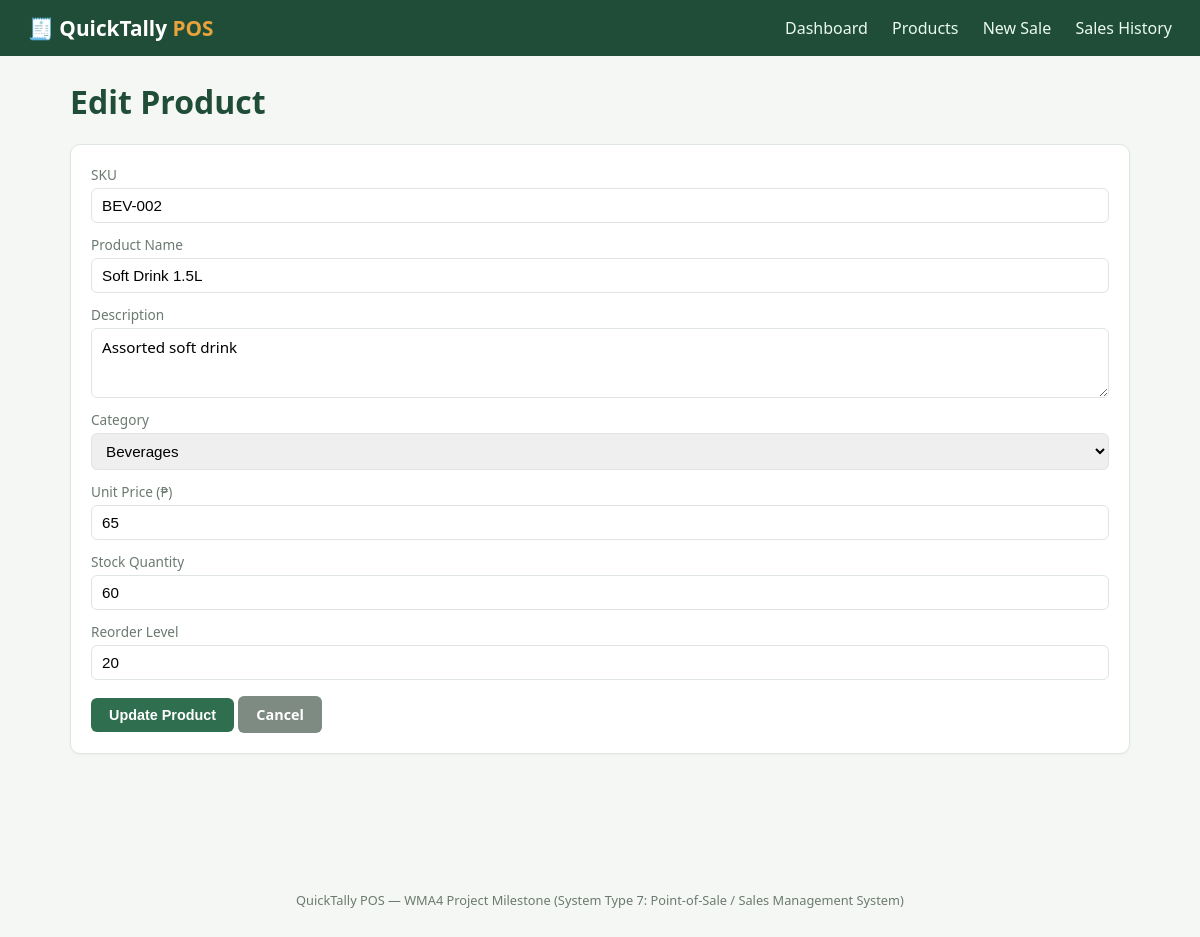
The page /product_form.php?id=2 on the database its author committed.
### tables this page shows
CREATE TABLE products (
    product_id      INT AUTO_INCREMENT PRIMARY KEY,
    category_id     INT NOT NULL,
    sku             VARCHAR(30) NOT NULL UNIQUE,
    product_name    VARCHAR(150) NOT NULL,
    description     VARCHAR(255) DEFAULT NULL,
    unit_price      DECIMAL(10,2) NOT NULL,
    stock_quantity  INT NOT NULL DEFAULT 0,
    reorder_level   INT NOT NULL DEFAULT 10,
    created_at      TIMESTAMP DEFAULT CURRENT_TIMESTAMP,
    updated_at      TIMESTAMP DEFAULT CURRENT_TIMESTAMP ON UPDATE CURRENT_TIMESTAMP,
    CONSTRAINT fk_products_category
        FOREIGN KEY (category_id) REFERENCES categories(category_id)
        ON UPDATE CASCADE ON DELETE RESTRICT
);

CREATE TABLE categories (
    category_id     INT AUTO_INCREMENT PRIMARY KEY,
    category_name   VARCHAR(100) NOT NULL UNIQUE,
    description     VARCHAR(255) DEFAULT NULL,
    created_at      TIMESTAMP DEFAULT CURRENT_TIMESTAMP
);

### classes/Product.php (called while the page is built, shortened)
<?php
class Product extends BaseModel
{
    private int $categoryId;
    private string $sku;
    private string $productName;
    private ?string $description;
    private float $unitPrice;
    private int $stockQuantity;
    private int $reorderLevel;
    public function __construct(
        ?int $productId = null,
        int $categoryId = 0,
        string $sku = '',
        string $productName = '',
        ?string $description = null,
        float $unitPrice = 0.0,
        int $stockQuantity = 0,
        int $reorderLevel = 10
    ) {
        $this->categoryId    = $categoryId;
        $this->sku           = $sku;
        $this->productName   = $productName;
        $this->description   = $description;
        $this->unitPrice     = $unitPrice;
        $this->stockQuantity = $stockQuantity;
        $this->reorderLevel  = $reorderLevel;
    }
    public function getCategoryId(): int { return $this->categoryId; }
    public function getSku(): string { return $this->sku; }
    public function getProductName(): string { return $this->productName; }
    public function getDescription(): ?string { return $this->description; }
    public function getUnitPrice(): float { return $this->unitPrice; }
    public function getStockQuantity(): int { return $this->stockQuantity; }
    public function getReorderLevel(): int { return $this->reorderLevel; }
    public static function findById(int $id): ?self
    {
        $db = Database::getConnection();
        $stmt = $db->prepare(
            'SELECT p.*, c.category_name FROM products p
              JOIN categories c ON c.category_id = p.category_id
             WHERE p.product_id = :id'
        );
        $stmt->execute([':id' => $id]);
        $row = $stmt->fetch();
        return $row ? self::hydrate($row) : null;
    }
    private static function hydrate(array $row): self
    {
        $product = new self(
            (int) $row['product_id'],
            (int) $row['category_id'],
            $row['sku'],
            $row['product_name'],
            $row['description'],
            (float) $row['unit_price'],
            (int) $row['stock_quantity'],
            (int) $row['reorder_level']
        );
        if (isset($row['category_name'])) {
            $product->categoryName = $row['category_name'];
        }
        return $product;
    }
}

### classes/Database.php (called while the page is built, shortened)
<?php
class Database
{
    private static ?PDO $instance = null;
    public static function getConnection(): PDO
    {
        if (self::$instance === null) {
            try {
                $dsn = 'mysql:host=' . DB_HOST . ';dbname=' . DB_NAME . ';charset=utf8mb4';
                self::$instance = new PDO($dsn, DB_USER, DB_PASS, [
                    PDO::ATTR_ERRMODE            => PDO::ERRMODE_EXCEPTION,
                    PDO::ATTR_DEFAULT_FETCH_MODE => PDO::FETCH_ASSOC,
                    PDO::ATTR_EMULATE_PREPARES   => false,
                ]);
            } catch (PDOException $e) {
                die('Database connection failed: ' . htmlspecialchars($e->getMessage()));
            }
        }
        return self::$instance;
    }
}

### classes/Category.php (called while the page is built, shortened)
<?php
class Category extends BaseModel
{
    private ?int $categoryId;
    private string $categoryName;
    public function __construct(?int $categoryId = null, string $categoryName = '', ?string $description = null)
    {
        $this->categoryId = $categoryId;
        $this->categoryName = $categoryName;
    }
    public function getCategoryId(): ?int
    {
        return $this->categoryId;
    }
    public function getCategoryName(): string
    {
        return $this->categoryName;
    }
    public static function findAll(): array
    {
        $db = Database::getConnection();
        $stmt = $db->query('SELECT * FROM categories ORDER BY category_name ASC');
        $rows = $stmt->fetchAll();
        $categories = [];
        foreach ($rows as $row) {
            $categories[] = new self((int) $row['category_id'], $row['category_name'], $row['description']);
        }
        return $categories;
    }
}

### product_form.php (the view, shortened to what this page needs)
<?php
require_once __DIR__ . '/classes/Product.php';
require_once __DIR__ . '/classes/Category.php';
$id = isset($_GET['id']) ? (int) $_GET['id'] : (isset($_POST['id']) ? (int) $_POST['id'] : null);
$isEdit = $id !== null && $id > 0;
$categories = Category::findAll();
$form = [
    'sku' => '', 'product_name' => '', 'description' => '',
    'category_id' => $categories[0]->getCategoryId() ?? 0,
    'unit_price' => '', 'stock_quantity' => '', 'reorder_level' => 10,
];
if ($isEdit && $_SERVER['REQUEST_METHOD'] !== 'POST') {
    $existing = Product::findById($id);
    $form = [
        'sku' => $existing->getSku(),
        'product_name' => $existing->getProductName(),
        'description' => $existing->getDescription() ?? '',
        'category_id' => $existing->getCategoryId(),
        'unit_price' => $existing->getUnitPrice(),
        'stock_quantity' => $existing->getStockQuantity(),
        'reorder_level' => $existing->getReorderLevel(),
    ];
}
require __DIR__ . '/includes/header.php';
?>
<h1><?= $isEdit ? 'Edit Product' : 'Add New Product' ?></h1>
<div class="card">
    <form method="post" action="product_form.php">
        <div class="field" style="margin-bottom:12px;">
            <label for="sku">SKU</label>
            <input type="text" id="sku" name="sku" value="<?= htmlspecialchars($form['sku']) ?>" required>
        </div>
        <div class="field" style="margin-bottom:12px;">
            <label for="product_name">Product Name</label>
            <input type="text" id="product_name" name="product_name" value="<?= htmlspecialchars($form['product_name']) ?>" required>
        </div>
        <div class="field" style="margin-bottom:12px;">
            <label for="description">Description</label>
            <textarea id="description" name="description"><?= htmlspecialchars($form['description']) ?></textarea>
        </div>
        <div class="field" style="margin-bottom:12px;">
            <label for="category_id">Category</label>
            <select id="category_id" name="category_id" required>
                <?php foreach ($categories as $c): ?>
                    <option value="<?= $c->getCategoryId() ?>" <?= (int) $form['category_id'] === $c->getCategoryId() ? 'selected' : '' ?>>
                        <?= htmlspecialchars($c->getCategoryName()) ?>
                    </option>
                <?php endforeach; ?>
            </select>
        </div>
        <div class="field" style="margin-bottom:12px;">
            <label for="unit_price">Unit Price (₱)</label>
            <input type="number" step="0.01" min="0" id="unit_price" name="unit_price" value="<?= htmlspecialchars((string) $form['unit_price']) ?>" required>
        </div>
        <div class="field" style="margin-bottom:12px;">
            <label for="stock_quantity">Stock Quantity</label>
            <input type="number" step="1" min="0" id="stock_quantity" name="stock_quantity" value="<?= htmlspecialchars((string) $form['stock_quantity']) ?>" required>
        </div>
        <div class="field" style="margin-bottom:16px;">
            <label for="reorder_level">Reorder Level</label>
            <input type="number" step="1" min="0" id="reorder_level" name="reorder_level" value="<?= htmlspecialchars((string) $form['reorder_level']) ?>" required>
        </div>
        <button type="submit" class="btn"><?= $isEdit ? 'Update Product' : 'Save Product' ?></button>
        <a href="products.php" class="btn btn-secondary">Cancel</a>
    </form>
</div>
<?php require __DIR__ . '/includes/footer.php'; ?>

### css/style.css (style rules this page uses)
:root { --primary: #2f6f4f; --primary-dark: #204d37; --accent: #e8a33d; --bg: #f5f7f4; --card: #ffffff; --text: #263229; --muted: #6b7a70; --danger: #c0392b; --border: #dfe6e0; }
* { box-sizing: border-box; }
body { margin: 0; font-family: 'Segoe UI', Roboto, Arial, sans-serif; background: var(--bg); color: var(--text); }
h1, h2, h3 { color: var(--primary-dark); }
.card { background: var(--card); border: 1px solid var(--border); border-radius: 10px; padding: 20px; margin-bottom: 20px; box-shadow: 0 1px 3px rgba(0,0,0,0.04); }
.field { display: flex; flex-direction: column; gap: 4px; }
label { font-size: 0.85rem; color: var(--muted); }
input, select, textarea { padding: 8px 10px; border: 1px solid var(--border); border-radius: 6px; font-size: 0.95rem; }
textarea { min-height: 70px; font-family: inherit; }
.btn { display: inline-block; background: var(--primary); color: #fff; border: none; padding: 9px 18px; border-radius: 6px; cursor: pointer; font-weight: 600; text-decoration: none; font-size: 0.9rem; }
.btn-secondary { background: #7d8b82; }

### rows shown on the page
products: sku "BEV-002", product_name "Soft Drink 1.5L", description "Assorted soft drink", category_id "Beverages", unit_price "65", stock_quantity "60", reorder_level "20"
